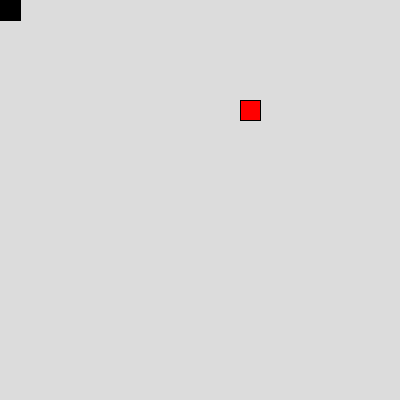
Frame 1 (no input)
Frame 60 (the mouse pressed at the canvas centre just before this capture): identical to frame 1, image omitted
Frame 120 (the mouse held since frame 60 and released just before this capture): identical to frame 1, image omitted

The Processing sketch that drew this single still picture (run headless with seeded random() and noise(); from frame 60 on, the mouse is pressed at the canvas centre):

// Processing sketch: sketch_FaultySnake
// ── sketch_FaultySnake.pde
ArrayList<PVector> snake = new ArrayList<PVector>();
PVector food;
int gridSize = 20;
int score = 0;
boolean gameOver = false;

void setup() {
  size(400, 400);
  snake.add(new PVector(0, 0));
  food = new PVector(int(random(width/gridSize))*gridSize, int(random(height/gridSize))*gridSize);
  frameRate(10);
}

void draw() {
  background(220);
  if (!gameOver) {
    moveSnake();
    checkCollisions();
    checkFood();
    drawSnake();
    drawFood();
  } else {
    textAlign(CENTER);
    textSize(32);
    fill(255, 0, 0);
    text("Game Over! Score: " + score, width/2, height/2);
  }
}

void keyPressed() {
  if (keyCode == UP && snake.get(0).y != -gridSize) snake.get(0).add(0, -gridSize);
  else if (keyCode == DOWN && snake.get(0).y != height) snake.get(0).add(0, gridSize);
  else if (keyCode == LEFT && snake.get(0).x != -gridSize) snake.get(0).add(-gridSize, 0);
  else if (keyCode == RIGHT && snake.get(0).x != width) snake.get(0).add(gridSize, 0);
}

void moveSnake() {
  for (int i = snake.size()-1; i > 0; i--) {
    snake.set(i, snake.get(i-1).copy());
  }
  snake.get(0).add(0, 0);
}

void checkCollisions() {
  PVector head = snake.get(0);
  for (int i = 1; i < snake.size(); i++) {
    if (head.equals(snake.get(i))) gameOver = true;
  }
  if (head.x < 0 || head.x >= width || head.y < 0 || head.y >= height) gameOver = true;
}

void checkFood() {
  PVector head = snake.get(0);
  if (head.equals(food)) {
    score++;
    snake.add(snake.get(snake.size()-1).copy());
    food = new PVector(int(random(width/gridSize))*gridSize, int(random(height/gridSize))*gridSize);
  }
}

void drawSnake() {
  fill(0);
  for (PVector segment : snake) {
    rect(segment.x, segment.y, gridSize, gridSize);
  }
}

void drawFood() {
  fill(255, 0, 0);
  rect(food.x, food.y, gridSize, gridSize);
}
